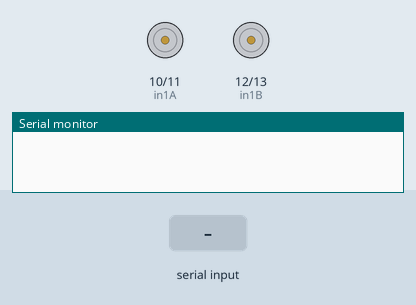
Bench run of a sketch on a simulated Arduino Uno, built with avr-gcc and run on an emulated ATmega328P. Parts: motor-driver pin pairs drawn as motors (green arrow = first pin HIGH = forward, orange = second pin HIGH = backward, longer = more drive, scaled by the enable pin), the last lines printed to the serial monitor. The inputs (shaded band) are chosen by the test bench.

Above: at 1.2 s.
1.3 s: "B" received over the second serial link
At 1.8 s:
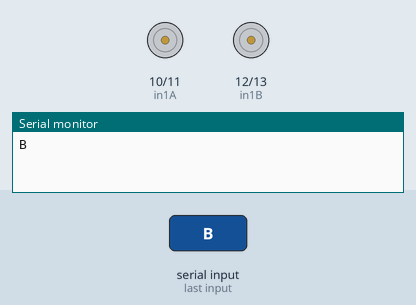
2.8 s: "L" received over the second serial link
At 4.0 s:
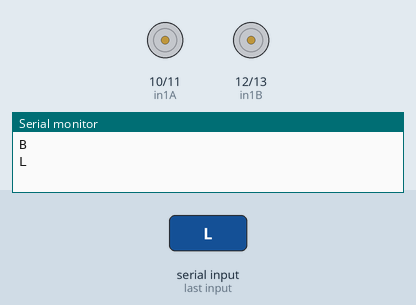
4.3 s: "R" received over the second serial link
At 5.3 s:
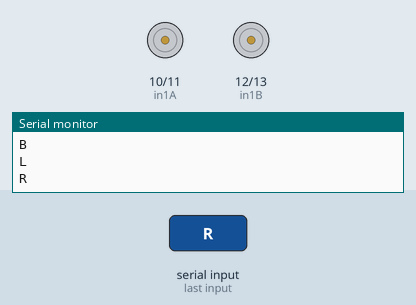
5.8 s: "F" received over the second serial link
At 6.4 s:
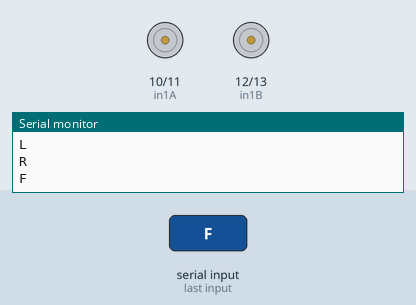
Timing chart, 0 to 8.3 s (numbered marks = the images above; inputs shaded):
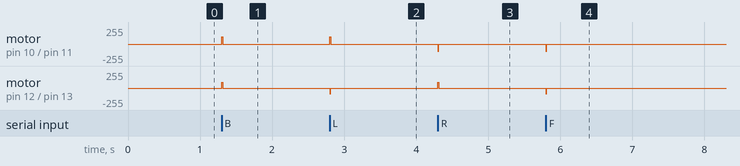

The sketch:

MILESTONE1_COPIUM.ino
```cpp
#include <SoftwareSerial.h> // Software Serial for functions
SoftwareSerial BT(9, 8); //RX | TX


// Connect motor controller pins to Arduino Digital Pins
//Motor 1
int enA = 6;
int in1A = 10;
int in2A = 11;
//Motor 2
int enB = 5;
int in1B = 12;
int in2B = 13;

int motA_speed = 110;
int motB_speed = 85;


void setup() {
  // put your setup code here, to run once:
  Serial.println("KISI is alive!");
  Serial.begin(9600); //Initialize Serial Monitor
  BT.begin(9600); //Set baud rate for HC-05 Bluetooth conncection


  //set all motor control pins to outputs, encoder pins to inputs
  pinMode(enA, OUTPUT);
  pinMode(in1A, OUTPUT);
  pinMode(in2A, OUTPUT);

  pinMode(enB, OUTPUT);
  pinMode(in1B, OUTPUT);
  pinMode(in2B, OUTPUT);

}


void loop() {
  // put your main code here, to run repeatedly:
  //BT.println("Loop start");


  if (BT.available()) {
    char command = BT.read(); // Input Command using bluetooth connection
    Serial.println(command);

    if (command == 'S') { // STOP!!!
      BT.println("Stop commanded");
      StopMotor();
    }

    else if (command == 'B') { // Backwards
      MoveBackward();
      delay(15);
      StopMotor();
    }

    else if (command == 'L') { // Turn Left
      TurnLeft();
      delay(15);
      StopMotor();
    }

    else if (command == 'R') { // Turn Right
      TurnRight();
      delay(15);
      StopMotor();
    }

    else if (command == 'F') { // Forward
      MoveForward();
      delay(15);
      StopMotor();
    }
  }
}


// FUNCTIONS!!!!!!

void StopMotor() {
  //Motor A
  digitalWrite(in1A, LOW);
  digitalWrite(in2A, LOW);
  analogWrite(enA, 0);

  //Motor B
  digitalWrite(in1B, LOW);
  digitalWrite(in2B, LOW);
  analogWrite(enB, 0);
}

void MoveForward() {
  //Motor A
  digitalWrite(in1A, LOW);
  digitalWrite(in2A, HIGH);
  analogWrite(enA, motA_speed);

  //Motor B
  digitalWrite(in1B, LOW);
  digitalWrite(in2B, HIGH);
  analogWrite(enB, motB_speed);
}


void MoveBackward() {
  //Motor A
  digitalWrite(in1A, HIGH);
  digitalWrite(in2A, LOW);
  analogWrite(enA, motA_speed);

  //Motor B
  digitalWrite(in1B, HIGH);
  digitalWrite(in2B, LOW);
  analogWrite(enB, motB_speed);
}

void TurnRight() {
  //Motor A
  digitalWrite(in1A, LOW);
  digitalWrite(in2A, HIGH);
  analogWrite(enA, motA_speed);

  //Motor B
  digitalWrite(in1B, HIGH);
  digitalWrite(in2B, LOW);
  analogWrite(enB, motB_speed);
}


void TurnLeft() {
  //Motor A
  digitalWrite(in1A, HIGH);
  digitalWrite(in2A, LOW);
  analogWrite(enA, motA_speed);

  //Motor B
  digitalWrite(in1B, LOW);
  digitalWrite(in2B, HIGH);
  analogWrite(enB, motB_speed);
}
```

Measured:
- after the input at 1.3 s, motor on pin 10 (in1A) / pin 11 (in2A): stopped → forward 110/255 at once, → stopped 0.02 s later; motor on pin 12 (in1B) / pin 13 (in2B): stopped → forward 85/255 at once, → stopped 0.02 s later
- after the input at 2.8 s, motor on pin 10 (in1A) / pin 11 (in2A): stopped → forward 110/255 at once, → stopped 0.02 s later; motor on pin 12 (in1B) / pin 13 (in2B): stopped → backward 85/255 at once, → stopped 0.02 s later
- after the input at 4.3 s, motor on pin 10 (in1A) / pin 11 (in2A): stopped → backward 110/255 at once, → stopped 0.02 s later; motor on pin 12 (in1B) / pin 13 (in2B): stopped → forward 85/255 at once, → stopped 0.02 s later
- after the input at 5.8 s, motor on pin 10 (in1A) / pin 11 (in2A): stopped → backward 110/255 at once, → stopped 0.02 s later; motor on pin 12 (in1B) / pin 13 (in2B): stopped → backward 85/255 at once, → stopped 0.02 s later
